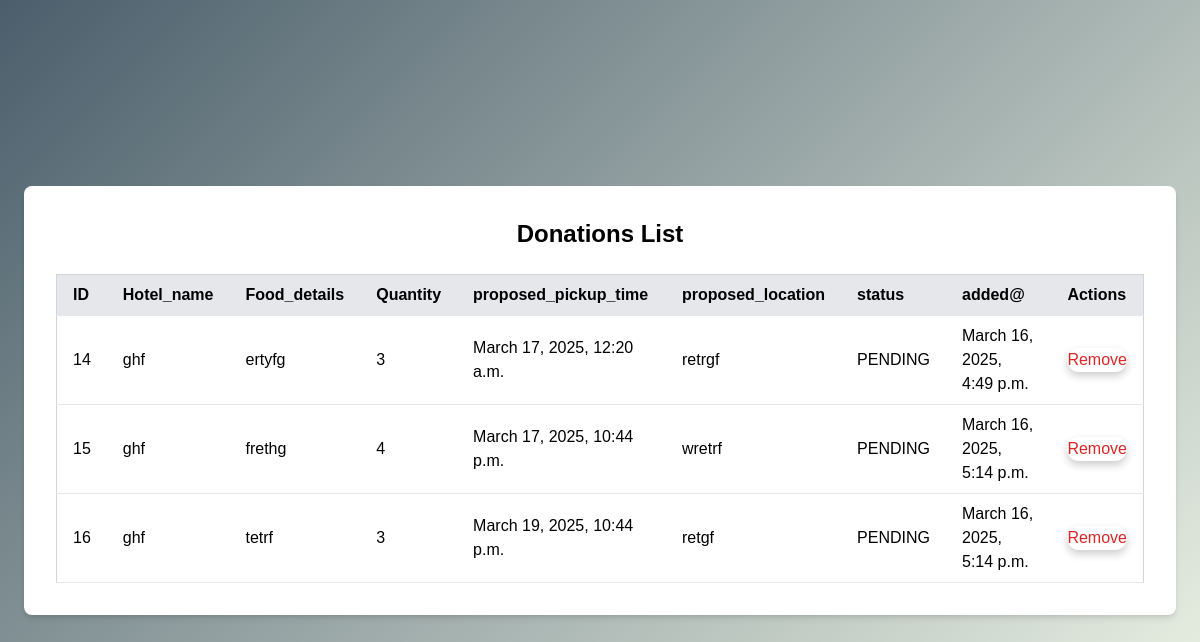
Page /listx/ on the committed database.
### sharebite/models.py (models this page shows, shortened)
class Donation(models.Model):
    hotel = models.ForeignKey(Hotel, on_delete=models.CASCADE)
    orphanage = models.ForeignKey(
        Orphanage, on_delete=models.SET_NULL, null=True, blank=True,
        help_text="Orphanage assigned to this donation"
    )
    coordinator = models.ForeignKey(
       coordinator, on_delete=models.SET_NULL, null=True, blank=True,
        help_text="Coordinator handling this donation"
    )
    food_details = models.TextField()
    quantity = models.PositiveIntegerField(help_text="Number of meals")
    proposed_pickup_time = models.DateTimeField()
    proposed_location = models.TextField()
    status_choices = (
        ('PENDING', 'Pending'),
        ('REQUESTED', 'Requested by Orphanage'),
        ('APPROVED', 'Approved by Admin'),
        ('COLLECTED', 'Collected by Coordinator'),
        ('RECEIVED', 'Received by Orphanage'),
    )
    status = models.CharField(max_length=20, choices=status_choices, default='PENDING')
    created_at = models.DateTimeField(auto_now_add=True)
    updated_at = models.DateTimeField(auto_now=True)

class Hotel(models.Model):
            name = models.CharField(max_length=100)
            email = models.EmailField(unique=True)
            phone_number = models.CharField(max_length=15, null=True, blank=True)
            location = models.TextField()
            password = models.CharField(max_length=100)
            image = models.ImageField(upload_to="hotel_images", null=True, blank=True)
            food_capacity = models.PositiveIntegerField(help_text="Number of meals that can be donated per day")
            is_active = models.BooleanField(default=True)
            food_type_choices = (
                ('VEG', 'Vegetarian'),
                ('NONVEG', 'Non-Vegetarian'),
                ('BOTH', 'Both')
            )
            food_type = models.CharField(max_length=10, choices=food_type_choices, default='BOTH')
            created_at = models.DateTimeField(auto_now_add=True)
            updated_at = models.DateTimeField(auto_now=True)
            def __str__(self):
                return self.name

### sharebite/views.py (the view)
# urls.py: path('listx/', views.listx, name='listx'),
def listx(request):
    user = Donation.objects.filter(status='PENDING')
    return render(request,'list4.html',{'user':user})

### sharebite/templates/list4.html (shortened to what this page needs)
<!DOCTYPE html>
<html lang="en">
<head>
    <link href="https://cdn.jsdelivr.net/npm/tailwindcss@2.2.19/dist/tailwind.min.css" rel="stylesheet">
</head>
<body class="bg-gray-100">
    <div class="flex flex-col items-center justify-center min-h-screen">
        <div class="bg-white p-8 rounded-lg shadow-md w-full max-w-6xl">
            <h2 class="text-2xl font-bold mb-6 text-center">Donations List</h2>
            <table class="min-w-full bg-white border border-gray-300">
                <thead>
                    <tr class="bg-gray-200">
                        <th class="py-2 px-4 border-b text-left">ID</th>
                        <th class="py-2 px-4 border-b text-left">Hotel_name</th>
                        <th class="py-2 px-4 border-b text-left">Food_details</th>
                        <th class="py-2 px-4 border-b text-left">Quantity</th>
                        <th class="py-2 px-4 border-b text-left">proposed_pickup_time </th>
                        <th class="py-2 px-4 border-b text-left"> proposed_location</th>
                        <th class="py-2 px-4 border-b text-left">status</th>
                        <th class="py-2 px-4 border-b text-left">added@</th>
                        <th class="py-2 px-4 border-b text-left">Actions</th>
                    </tr>
                </thead>
                <tbody>
                    {% for user in user %}
                    <tr class="hover:bg-gray-100">
                        <td class="py-2 px-4 border-b">{{ user.id }}</td>
                        <td class="py-2 px-4 border-b">{{ user.hotel }}</td>
                        <td class="py-2 px-4 border-b">{{ user.food_details}}</td>
                        <td class="py-2 px-4 border-b">{{ user.quantity }}</td>
                        <td class="py-2 px-4 border-b">{{ user.proposed_pickup_time }}</td>
                        <td class="py-2 px-4 border-b">{{ user.proposed_location }}</td>
                        <td class="py-2 px-4 border-b">{{ user.status }}</td>
                        <td class="py-2 px-4 border-b">{{ user.created_at  }}</td>
                        <td class="py-2 px-4 border-b">
                            <form method="POST" action="{% url 'listx1' user.id %}" style="display: inline;">
                                <button type="submit" class="btn text-red-600 hover:text-red-800">Remove</button>
                            </form>
                        </td>
                    </tr>
                    {% empty %}
                    <tr>
                        <td colspan="7" class="py-2 px-4 text-center">No donations found.</td>
                    </tr>
                    {% endfor %}
                </tbody>
            </table>
        </div>
    </div>
</body>
</html>

### sharebite/templates/list4.html (style rules this page uses)
body { font-family: 'Arial', sans-serif; background: linear-gradient(135deg, #4b5e6b, #f1f8e9); margin: 0; padding: 0; }
.btn { border-radius: 20px; box-shadow: 0 4px 8px rgba(0, 0, 0, 0.2); transition: all 0.3s ease; }

### rows in the picture
Donation: id "14", hotel "ghf", food_details "ertyfg", quantity "3", proposed_pickup_time "March 17, 2025, 12:20 a.m.", proposed_location "retrgf", status "PENDING", created_at "March 16, 2025, 4:49 p.m."
Donation: id "15", hotel "ghf", food_details "frethg", quantity "4", proposed_pickup_time "March 17, 2025, 10:44 p.m.", proposed_location "wretrf", status "PENDING", created_at "March 16, 2025, 5:14 p.m."
Donation: id "16", hotel "ghf", food_details "tetrf", quantity "3", proposed_pickup_time "March 19, 2025, 10:44 p.m.", proposed_location "retgf", status "PENDING", created_at "March 16, 2025, 5:14 p.m."
